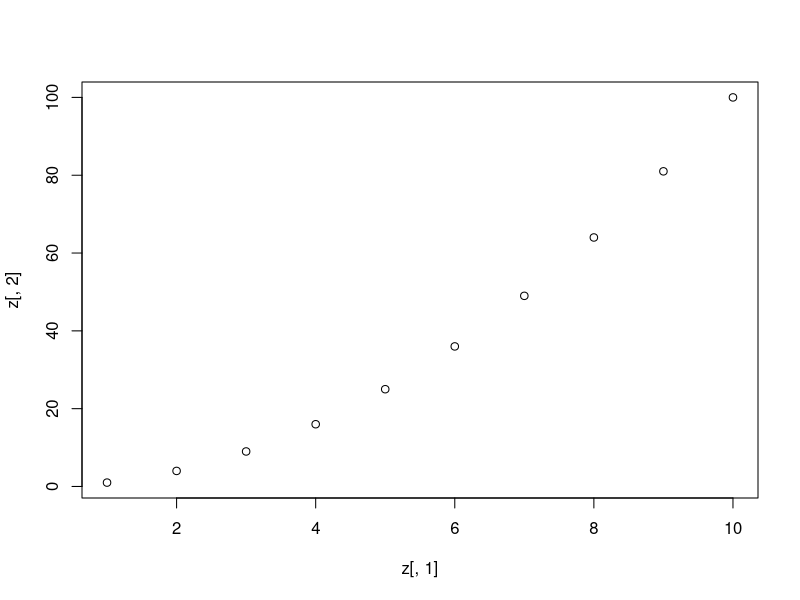

The R script that drew this image: (Note: this script raises an error after producing the figure.)
# Variables:

# texto
s <- "Ola"

# números
## integer
i <- 1

## decimales
d <- 1.23

## lógicos
l <- TRUE 

# Construcciones dimensionadas con variables
## scalar: un solo valor en la variable
i <- 1

## vector: varios valores en una dimension, un set
ii <- 1:10
ll <- rep(TRUE, 5)
dd <- seq(1, 2, 0.1)
tt <- letters
tt <- LETTERS[3:10]

## matriz: varios valores del mismo tipo en dos 
## dimensiones
mm <- matrix(data = NA, nrow = 4, ncol = 5)
m1 <- 1:20
m2 <- matrix(data = m1, nrow = 4, ncol = 5)
m3 <- matrix(data = m1, nrow = 4, ncol = 5, byrow = TRUE)
m4 <- letters[1:25]
m5 <- matrix(data = m4, nrow = 5, ncol = 5, byrow = TRUE)

x <- 1:10
y <- x * x
z <- cbind(x, y)
plot(x = z[, 1], y = z[, 2])

# Operadores
## aritméticos
2 + 3
4 - 1
5 * 5
12 / 4

2 ** 3

# Funciones
getwd() # ver el directorio de trabajo o activo
getwd()
rep() # repetir un valor n veces
rep(x = "q", times = 11)
seq() # cambiar un valor numerico en manera de pasos
seq(from = 1, to = 2, by = .1)
matrix() # construir una matriz
matrix(data = "", nrow = 3, ncol = 7)
cbind() # combinar vectores de tamaño igual
plot() # graficar valores
str() # mi lupa para mirar adentro de un objeto en R
dim() # para saber los dimensiones
head() # las primeras n (por pre-definido = 6) lineas, filas
tail() # para ver las últimas
file.choose() # para ubicar un archivo
sample() # para crear valors al azar 
         # (numeros o caracteres en una dimensión)
table() # tabulaciones cruzadas de vectores
# ? # seguido por el comando en cuestión sin parentesis
# ?? # para buscar en toda la documentacióm una palabra
c() # combinar valores escalares para un vector
abline() # agregar una linea a un plot
hist() # histogram
install.packages() # bajar un program del repositorio CRAN
library() # para activar un paquete













